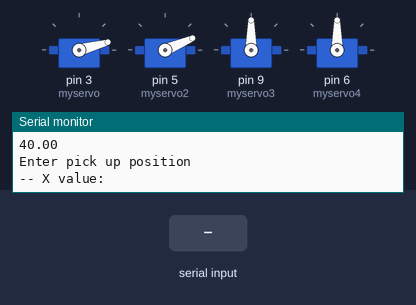
The sketch below on a simulated Arduino Uno, built with avr-gcc and run on an emulated ATmega328P. Shown: 4 × servo, the last lines printed to the serial monitor. The test bench sets the inputs (shaded band).

Above: at 1.2 s.
1.3 s: "90,45\n" received over Serial
2.8 s: "30,150\n" received over Serial
At 5.4 s:
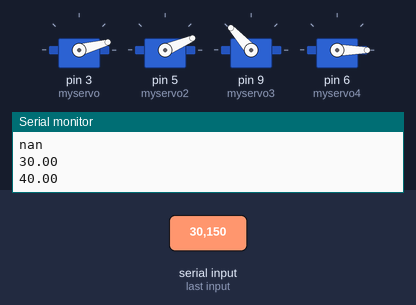
At 13.5 s:
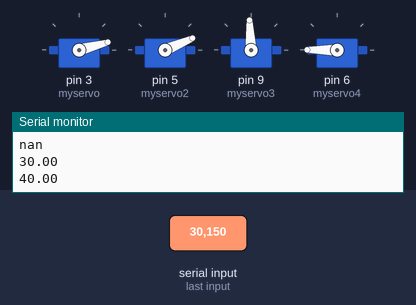
Timing chart, 0 to 23.9 s (numbered marks = the images above; inputs shaded):
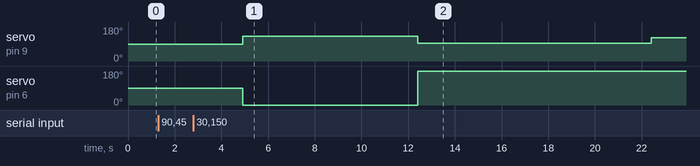

The sketch:

ET_488_Robotic_Arm.ino
```cpp
#include <math.h>
#include <Servo.h>

Servo myservo;  // create servo object to control a servo
Servo myservo2;
Servo myservo3;
Servo myservo4;

double val;    // variable to read the value from the analog pin
double val2;
double val3;
double val4;
double x = 13.75;
double y = 0;
double x2 = 0;
double y2 = 13.75;
double L1 = 6.75; //6.75
double L2 = 7.00; //7.00
double theta1 = 0;
double theta2 = 0;
int theta3 = 0;
int theta4 = 0;
double r;
double beta;
double alpha;
double gamma;
double a;
double b;

void setup() {
  myservo.attach(3);  // attaches the servo on pin 9 to the servo object
  myservo2.attach(5);
  myservo3.attach(9);
  myservo4.attach(6);
  Serial.begin(9600);

//  inverseKine(x,y);
//  grab();
//  inverseKine(x2,y2);
//  place();
}

void loop() {
  //ask user for pick up position
  zeroes();
  Serial.println("Enter pick up position");
  Serial.print("-- X value: ");
  x = getNumber();
  Serial.println(x);
  Serial.print("-- Y value: ");
  y = getNumber();
  Serial.println(y);
  Serial.println("Enter drop off position");
  Serial.print("-- X value: ");
  x2 = getNumber();
  Serial.println(x2);
  Serial.print("-- Y value: ");
  y2 = getNumber();
  Serial.println(y2);
  // ask user for drop off position
  pickAndPlace();
  delay(30000);
}

void forwardKine(double theta1, double theta2){
  theta1 = theta1*(PI/180);
  theta2 = theta2*(PI/180);
  x = (L1*cos(theta1))+(L2*cos(theta1+theta2));
  Serial.println(x);
  y = (L1*sin(theta1))+(L2*sin(theta1+theta2));
  Serial.println(y);
}

void inverseKine(double x, double y){
  Serial.println(x);
  Serial.println(y);
  r = sqrt(pow(x,2)+pow(y,2));
  Serial.println(r);
  beta = atan2(y,x);
  Serial.println(beta);
  alpha = acos((pow(L1,2)+pow(L2,2)-pow(r,2))/(2*L1*L2));
  Serial.println(alpha);
  gamma = asin((L2/r)*sin(alpha));
  Serial.println(gamma);
  theta1 = ((beta - gamma)*(180/PI))+90;
  Serial.println(theta1);
  theta2 = ((PI - alpha)*(180/PI))+180;
  Serial.println(theta2);
  if(theta1>30&&theta2<325){
    a = theta1;
    Serial.println(a);
  }
  else if(theta1 > 325){
    a = 325;
    Serial.println(a);
  }
  else{
    a = 30 ;
    Serial.println(a);
  }
  if(theta2>40&&theta2<325){
    b = theta2;
    Serial.println(b);
  }
  else if(theta2 > 325){
    b = 325;
    Serial.println(b);
  }
  else{
    b = 40;
    Serial.println(b);
  }
  Serial.print("\n");

  val = map(a, 0, 360, 600, 1750);      // 1750 Max for Motor 1
  myservo.write(val);

  val2 = map(b, 0, 360, 600, 2250);     // 2250 Max for Motor 2
  myservo2.write(val2);

  delay(2000);
}

void zeroes(){
  theta1 = 0;
  theta2 = 0;

 if(theta1>30&&theta2<325){
    a = theta1;
    Serial.println(a);
  }
  else if(theta1 > 325){
    a = 325;
    Serial.println(a);
  }
  else{
    a = 30 ;
    Serial.println(a);
  }
  if(theta2>40&&theta2<325){
    b = theta2;
    Serial.println(b);
  }
  else if(theta2 > 325){
    b = 325;
    Serial.println(b);
  }
  else{
    b = 40;
    Serial.println(b);
  }
  Serial.print("\n");

  val = map(a, 0, 360, 600, 1750);      // 1750 Max for Motor 1
  myservo.write(val);

  val2 = map(b, 0, 360, 600, 2250);     // 2250 Max for Motor 2
  myservo2.write(val2);

}
void grab(){
  openClaw();
  extend();
  closeClaw();
  retract();
}
void place(){
  extend2();
  openClaw();
  retract();
}
void extend(){
  myservo3.writeMicroseconds(1900);// close
  delay(7500);
}
void extend2(){
  myservo3.writeMicroseconds(1825);// close
  delay(7500);
}
void retract(){
  myservo3 .writeMicroseconds(1500);// close
  delay(8000);
}
void openClaw(){
  delay(100);
  myservo4.write(0);
}
void closeClaw(){
  myservo4.write(180);
}
double getNumber(){
  while (Serial.available() == 0);
            float val = Serial.parseFloat(); //read int or parseFloat for ..float...
            //Serial.println(val);
            return (double)val;
}
void pickAndPlace(){
  inverseKine(x,y);
  grab();
  inverseKine(x2,y2);
  place();
}
```

Measured:
- after the input at 2.8 s, servo on pin 9 (myservo3): 90° → 132° after 2.1 s, → 93° 7.5 s later, → 124° 10.0 s later; servo on pin 6 (myservo4): 90° → 0° after 2.1 s, → 180° 7.5 s later
